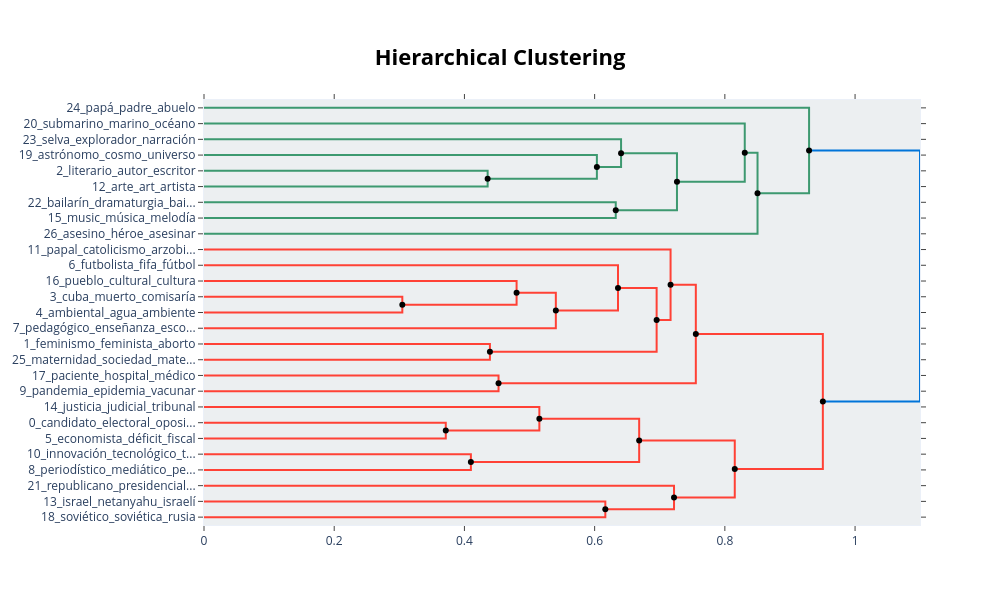

The notebook cell saved with this chart:
### Code cell
hierarchical_topics_tercera = topic_model_tercera.hierarchical_topics(docs_lematizados)

fig_tree_tercera = topic_model_tercera.visualize_hierarchy(hierarchical_topics=hierarchical_topics_tercera)
fig_tree_tercera.show()
fig_tree_tercera.write_html(GRAFICOS_DIR / "arbol_tercera.html")

tree_tercera = topic_model_tercera.get_topic_tree(hierarchical_topics_tercera)
print(tree_tercera)

### Figure 1 — Plotly figure (JSON) as saved in the notebook; plotly's stock layout.template omitted (floating-point values rounded to 4 significant figures)
{"data": [{"hoverinfo": "text", "marker": {"color": "rgb(61,153,112)"}, "mode": "lines", "text": ["literario_autor_escritor_poeta_literatura", "", "", "arte_art_artista_artístico_estética"], "type": "scatter", "x": [0.0, 0.4357, 0.4357, 0.0], "xaxis": "x", "y": [-45.0, -45.0, -55.0, -55.0], "yaxis": "y"}, {"hoverinfo": "text", "marker": {"color": "rgb(61,153,112)"}, "mode": "lines", "text": ["astrónomo_cosmo_universo_astrología_científico", "", "", "autor_literario_escritor_poeta_protagonista"], "type": "scatter", "x": [0.0, 0.6034, 0.6034, 0.4357], "xaxis": "x", "y": [-35.0, -35.0, -50.0, -50.0], "yaxis": "y"}, {"hoverinfo": "text", "marker": {"color": "rgb(61,153,112)"}, "mode": "lines", "text": ["selva_explorador_narración_ficción_existencia", "", "", "autor_literario_poeta_escritor_protagonista"], "type": "scatter", "x": [0.0, 0.6406, 0.6406, 0.6034], "xaxis": "x", "y": [-25.0, -25.0, -42.5, -42.5], "yaxis": "y"}, {"hoverinfo": "text", "marker": {"color": "rgb(61,153,112)"}, "mode": "lines", "text": ["bailarín_dramaturgia_bailarina_escena_artístico", "", "", "music_música_melodía_musical_músico"], "type": "scatter", "x": [0.0, 0.6324, 0.6324, 0.0], "xaxis": "x", "y": [-65.0, -65.0, -75.0, -75.0], "yaxis": "y"}, {"hoverinfo": "text", "marker": {"color": "rgb(61,153,112)"}, "mode": "lines", "text": ["autor_literario_escritor_poeta_protagonista", "", "", "música_melodía_musical_músico_canción"], "type": "scatter", "x": [0.6406, 0.7265, 0.7265, 0.6324], "xaxis": "x", "y": [-33.75, -33.75, -70.0, -70.0], "yaxis": "y"}, {"hoverinfo": "text", "marker": {"color": "rgb(61,153,112)"}, "mode": "lines", "text": ["submarino_marino_océano_naval_marítimo", "", "", "artista_autor_escritor_artístico_personaje"], "type": "scatter", "x": [0.0, 0.8306, 0.8306, 0.7265], "xaxis": "x", "y": [-15.0, -15.0, -51.88, -51.88], "yaxis": "y"}, {"hoverinfo": "text", "marker": {"color": "rgb(61,153,112)"}, "mode": "lines", "text": ["autor_literario_escritor_poeta_literatura", "", "", "asesino_héroe_asesinar_crueldad_superhéroe"], "type": "scatter", "x": [0.8306, 0.8502, 0.8502, 0.0], "xaxis": "x", "y": [-33.44, -33.44, -85.0, -85.0], "yaxis": "y"}, {"hoverinfo": "text", "marker": {"color": "rgb(61,153,112)"}, "mode": "lines", "text": ["papá_padre_abuelo_hermano_hombre", "", "", "literario_autor_escritor_poeta_literatura"], "type": "scatter", "x": [0.0, 0.9294, 0.9294, 0.8502], "xaxis": "x", "y": [-5.0, -5.0, -59.22, -59.22], "yaxis": "y"}, {"hoverinfo": "text", "marker": {"color": "rgb(255,65,54)"}, "mode": "lines", "text": ["cuba_muerto_comisaría_víctima_santiago", "", "", "ambiental_agua_ambiente_río_proyecto"], "type": "scatter", "x": [0.0, 0.3046, 0.3046, 0.0], "xaxis": "x", "y": [-125.0, -125.0, -135.0, -135.0], "yaxis": "y"}, {"hoverinfo": "text", "marker": {"color": "rgb(255,65,54)"}, "mode": "lines", "text": ["pueblo_cultural_cultura_benito_charrúa", "", "", "cubano_cuba_causa_santiago_pueblo"], "type": "scatter", "x": [0.0, 0.4801, 0.4801, 0.3046], "xaxis": "x", "y": [-115.0, -115.0, -130.0, -130.0], "yaxis": "y"}, {"hoverinfo": "text", "marker": {"color": "rgb(255,65,54)"}, "mode": "lines", "text": ["muerto_muerte_morir_matar_víctima", "", "", "pedagógico_enseñanza_escolar_educativo_enseñar"], "type": "scatter", "x": [0.4801, 0.5404, 0.5404, 0.0], "xaxis": "x", "y": [-122.5, -122.5, -145.0, -145.0], "yaxis": "y"}, {"hoverinfo": "text", "marker": {"color": "rgb(255,65,54)"}, "mode": "lines", "text": ["futbolista_fifa_fútbol_brasil_barcelona", "", "", "violencia_matar_causa_sociedad_víctima"], "type": "scatter", "x": [0.0, 0.6359, 0.6359, 0.5404], "xaxis": "x", "y": [-105.0, -105.0, -133.8, -133.8], "yaxis": "y"}, {"hoverinfo": "text", "marker": {"color": "rgb(255,65,54)"}, "mode": "lines", "text": ["feminismo_feminista_aborto_abortar_patriarcado", "", "", "maternidad_sociedad_maternal_materna_madre"], "type": "scatter", "x": [0.0, 0.4392, 0.4392, 0.0], "xaxis": "x", "y": [-155.0, -155.0, -165.0, -165.0], "yaxis": "y"}, {"hoverinfo": "text", "marker": {"color": "rgb(255,65,54)"}, "mode": "lines", "text": ["violencia_matar_causa_muerte_morir", "", "", "feminismo_feminista_aborto_abortar_libertad"], "type": "scatter", "x": [0.6359, 0.6952, 0.6952, 0.4392], "xaxis": "x", "y": [-119.4, -119.4, -160.0, -160.0], "yaxis": "y"}, {"hoverinfo": "text", "marker": {"color": "rgb(255,65,54)"}, "mode": "lines", "text": ["papal_catolicismo_arzobispo_católica_católico", "", "", "feminismo_feminista_sociedad_género_violencia"], "type": "scatter", "x": [0.0, 0.7166, 0.7166, 0.6952], "xaxis": "x", "y": [-95.0, -95.0, -139.7, -139.7], "yaxis": "y"}, {"hoverinfo": "text", "marker": {"color": "rgb(255,65,54)"}, "mode": "lines", "text": ["paciente_hospital_médico_médica_sufrir", "", "", "pandemia_epidemia_vacunar_vacuna_virus"], "type": "scatter", "x": [0.0, 0.4524, 0.4524, 0.0], "xaxis": "x", "y": [-175.0, -175.0, -185.0, -185.0], "yaxis": "y"}, {"hoverinfo": "text", "marker": {"color": "rgb(255,65,54)"}, "mode": "lines", "text": ["feminista_feminismo_sociedad_debate_género", "", "", "epidemia_pandemia_vacunar_virus_vacuna"], "type": "scatter", "x": [0.7166, 0.7554, 0.7554, 0.4524], "xaxis": "x", "y": [-117.3, -117.3, -180.0, -180.0], "yaxis": "y"}, {"hoverinfo": "text", "marker": {"color": "rgb(255,65,54)"}, "mode": "lines", "text": ["candidato_electoral_oposición_democracia_democrático", "", "", "economista_déficit_fiscal_endeudamiento_reforma"], "type": "scatter", "x": [0.0, 0.3714, 0.3714, 0.0], "xaxis": "x", "y": [-205.0, -205.0, -215.0, -215.0], "yaxis": "y"}, {"hoverinfo": "text", "marker": {"color": "rgb(255,65,54)"}, "mode": "lines", "text": ["justicia_judicial_tribunal_juez_condena", "", "", "democracia_oposición_candidato_democrático_electoral"], "type": "scatter", "x": [0.0, 0.5151, 0.5151, 0.3714], "xaxis": "x", "y": [-195.0, -195.0, -210.0, -210.0], "yaxis": "y"}, {"hoverinfo": "text", "marker": {"color": "rgb(255,65,54)"}, "mode": "lines", "text": ["innovación_tecnológico_tecnología_inteligencia_futuro", "", "", "periodístico_mediático_periodista_noticia_news"], "type": "scatter", "x": [0.0, 0.4099, 0.4099, 0.0], "xaxis": "x", "y": [-225.0, -225.0, -235.0, -235.0], "yaxis": "y"}, {"hoverinfo": "text", "marker": {"color": "rgb(255,65,54)"}, "mode": "lines", "text": ["democracia_oposición_democrático_reforma_peronismo", "", "", "mediático_periodístico_periodista_noticia_publicar"], "type": "scatter", "x": [0.5151, 0.6684, 0.6684, 0.4099], "xaxis": "x", "y": [-202.5, -202.5, -230.0, -230.0], "yaxis": "y"}, {"hoverinfo": "text", "marker": {"color": "rgb(255,65,54)"}, "mode": "lines", "text": ["israel_netanyahu_israelí_palestina_palestino", "", "", "soviético_soviética_rusia_vladimir_kremlin"], "type": "scatter", "x": [0.0, 0.6164, 0.6164, 0.0], "xaxis": "x", "y": [-255.0, -255.0, -265.0, -265.0], "yaxis": "y"}, {"hoverinfo": "text", "marker": {"color": "rgb(255,65,54)"}, "mode": "lines", "text": ["republicano_presidencial_trump_bush_demócrata", "", "", "soviético_rusia_siria_ucrania_moscú"], "type": "scatter", "x": [0.0, 0.7219, 0.7219, 0.6164], "xaxis": "x", "y": [-245.0, -245.0, -260.0, -260.0], "yaxis": "y"}, {"hoverinfo": "text", "marker": {"color": "rgb(255,65,54)"}, "mode": "lines", "text": ["democracia_oposición_democrático_gobierno_campaña", "", "", "soviético_rusia_moscú_ruso_irán"], "type": "scatter", "x": [0.6684, 0.8152, 0.8152, 0.7219], "xaxis": "x", "y": [-216.2, -216.2, -252.5, -252.5], "yaxis": "y"}, {"hoverinfo": "text", "marker": {"color": "rgb(255,65,54)"}, "mode": "lines", "text": ["feminismo_feminista_debate_sociedad_futuro", "", "", "gobierno_democracia_peronismo_democrático_candidato"], "type": "scatter", "x": [0.7554, 0.9505, 0.9505, 0.8152], "xaxis": "x", "y": [-148.7, -148.7, -234.4, -234.4], "yaxis": "y"}, {"hoverinfo": "text", "marker": {"color": "rgb(0,116,217)"}, "mode": "lines", "text": ["literario_autor_escritor_literatura_poeta", "", "", "democracia_gobierno_campaña_debate_libertad"], "type": "scatter", "x": [0.9294, 1.1, 1.1, 0.9505], "xaxis": "x", "y": [-32.11, -32.11, -191.5, -191.5], "yaxis": "y"}, {"hoverinfo": "text", "hovertext": ["autor_literario_escritor_poeta_protagonista", "autor_literario_escritor_poeta_literatura", "muerto_muerte_morir_matar_víctima", "violencia_matar_causa_muerte_morir", "feminista_feminismo_sociedad_debate_género", "democracia_oposición_democrático_reforma_peronismo", "democracia_oposición_democrático_gobierno_campaña", "feminismo_feminista_debate_sociedad_futuro", "literario_autor_escritor_literatura_poeta"], "marker": {"color": "black"}, "mode": "markers", "showlegend": false, "type": "scatter", "x": [0.6406, 0.8306, 0.4801, 0.6359, 0.7166, 0.5151, 0.6684, 0.7554, 0.9294], "y": [-33.75, -33.44, -122.5, -119.4, -117.3, -202.5, -216.2, -148.7, -32.11]}, {"hoverinfo": "text", "hovertext": ["autor_literario_escritor_poeta_protagonista", "autor_literario_poeta_escritor_protagonista", "música_melodía_musical_músico_canción", "artista_autor_escritor_artístico_personaje", "literario_autor_escritor_poeta_literatura", "cubano_cuba_causa_santiago_pueblo", "violencia_matar_causa_sociedad_víctima", "feminismo_feminista_aborto_abortar_libertad", "feminismo_feminista_sociedad_género_violencia", "epidemia_pandemia_vacunar_virus_vacuna", "democracia_oposición_candidato_democrático_electoral", "mediático_periodístico_periodista_noticia_publicar", "soviético_rusia_siria_ucrania_moscú", "soviético_rusia_moscú_ruso_irán", "gobierno_democracia_peronismo_democrático_candidato", "democracia_gobierno_campaña_debate_libertad"], "marker": {"color": "black"}, "mode": "markers", "showlegend": false, "type": "scatter", "x": [0.4357, 0.6034, 0.6324, 0.7265, 0.8502, 0.3046, 0.5404, 0.4392, 0.6952, 0.4524, 0.3714, 0.4099, 0.6164, 0.7219, 0.8152, 0.9505], "y": [-50, -42.5, -70, -51.88, -59.22, -130, -133.8, -160, -139.7, -180, -210, -230, -260, -252.5, -234.4, -191.5]}], "layout": {"autosize": false, "height": 605, "hoverlabel": {"bgcolor": "white", "font": {"family": "Rockwell", "size": 16}}, "hovermode": "closest", "plot_bgcolor": "#ECEFF1", "showlegend": false, "title": {"font": {"color": "Black", "size": 22}, "text": "<b>Hierarchical Clustering</b>", "x": 0.5, "xanchor": "center", "yanchor": "top"}, "width": 1000, "xaxis": {"mirror": "allticks", "rangemode": "tozero", "showgrid": false, "showline": true, "showticklabels": true, "ticks": "outside", "type": "linear", "zeroline": false}, "yaxis": {"mirror": "allticks", "range": [-270, 0], "rangemode": "tozero", "showgrid": false, "showline": true, "showticklabels": true, "tickmode": "array", "ticks": "outside", "ticktext": ["24_papá_padre_abuelo", "20_submarino_marino_océano", "23_selva_explorador_narración", "19_astrónomo_cosmo_universo", "2_literario_autor_escritor", "12_arte_art_artista", "22_bailarín_dramaturgia_bai...", "15_music_música_melodía", "26_asesino_héroe_asesinar", "11_papal_catolicismo_arzobi...", "6_futbolista_fifa_fútbol", "16_pueblo_cultural_cultura", "3_cuba_muerto_comisaría", "4_ambiental_agua_ambiente", "7_pedagógico_enseñanza_esco...", "1_feminismo_feminista_aborto", "25_maternidad_sociedad_mate...", "17_paciente_hospital_médico", "9_pandemia_epidemia_vacunar", "14_justicia_judicial_tribunal", "0_candidato_electoral_oposi...", "5_economista_déficit_fiscal", "10_innovación_tecnológico_t...", "8_periodístico_mediático_pe...", "21_republicano_presidencial...", "13_israel_netanyahu_israelí", "18_soviético_soviética_rusia"], "tickvals": [-5, -15, -25, -35, -45, -55, -65, -75, -85, -95, -105, -115, -125, -135, -145, -155, -165, -175, -185, -195, -205, -215, -225, -235, -245, -255, -265], "type": "linear", "zeroline": false}}}
